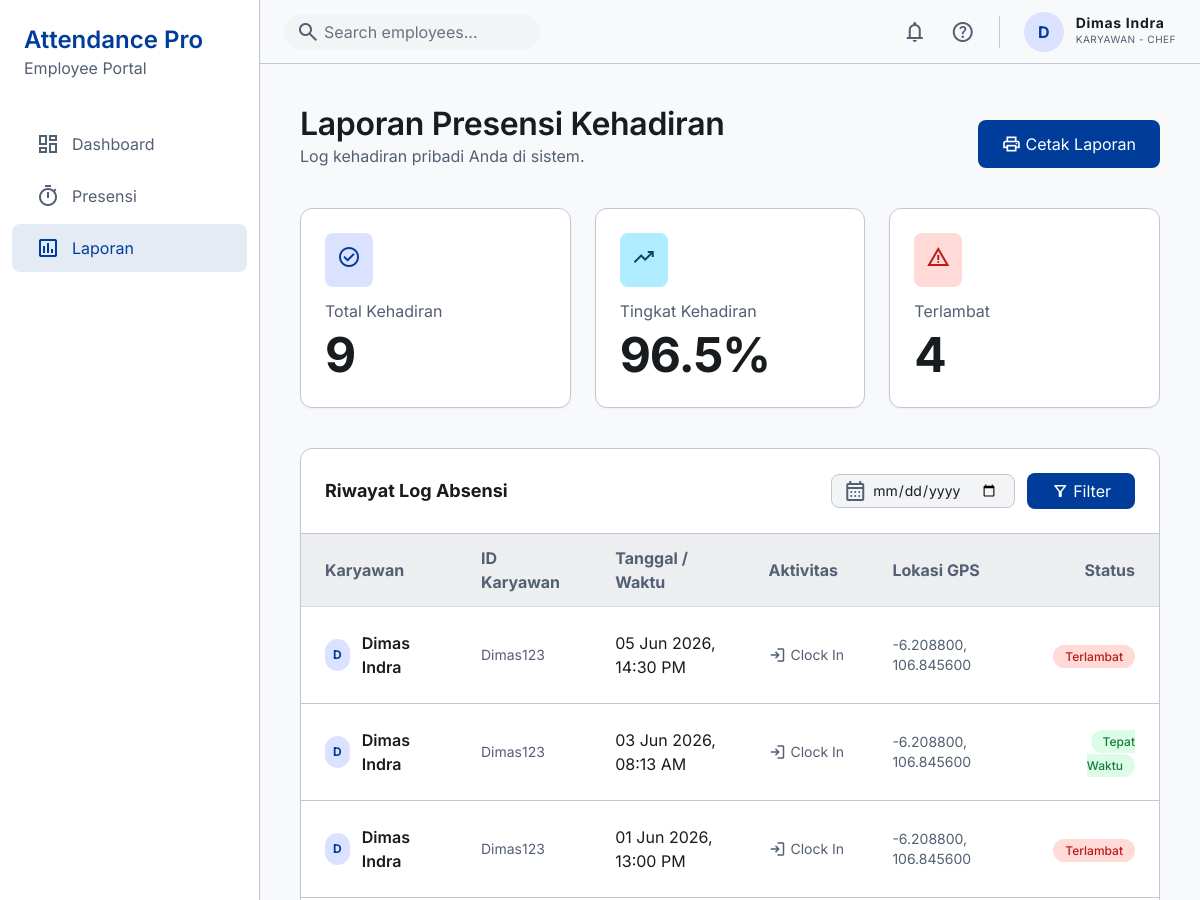
The page /laporan/ (signed in, upper part) on the database as committed earlier.
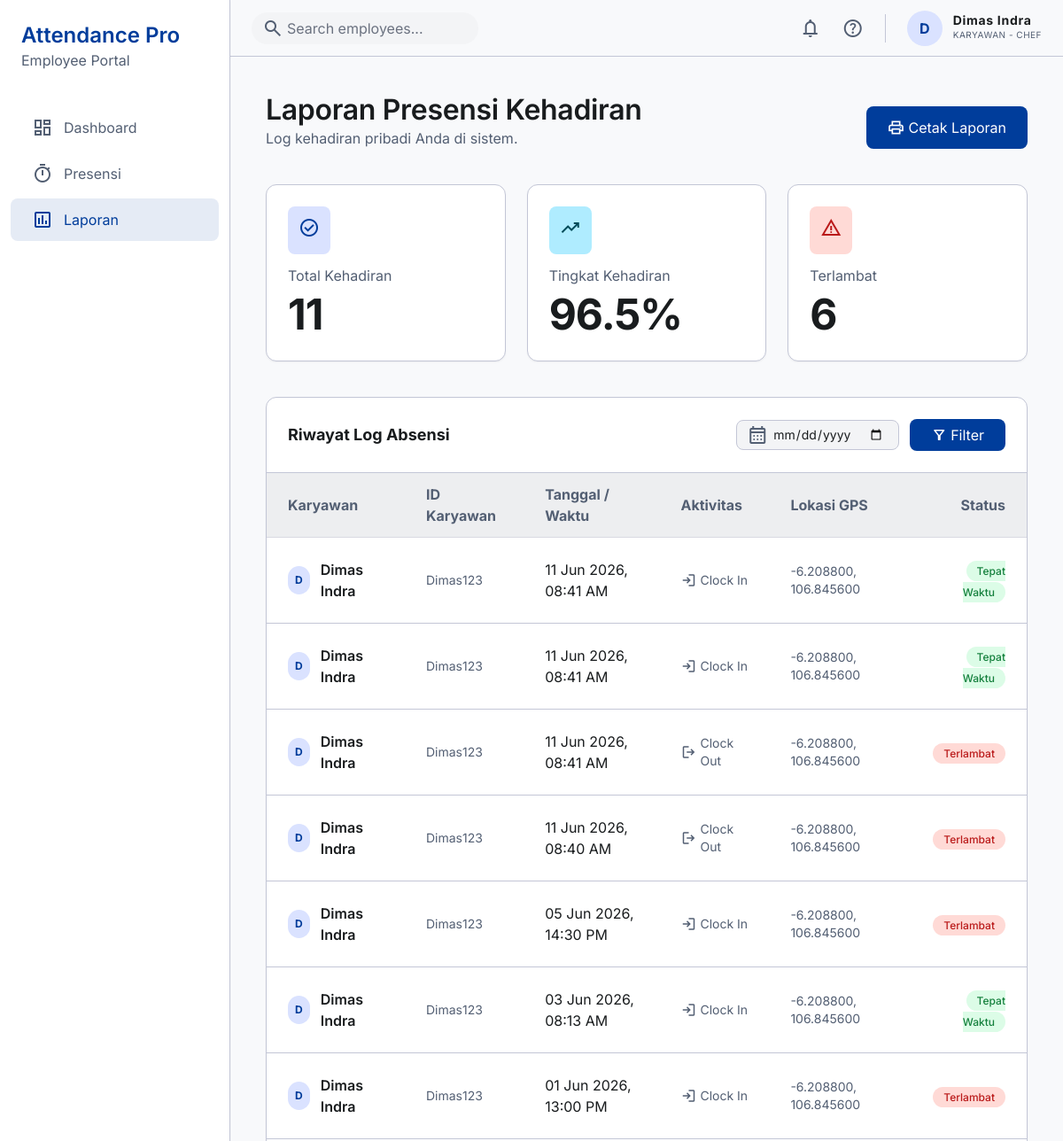
The same page on the database as committed later.
### presensi/models.py (models this page shows, shortened)
class Attendance(models.Model):
    STATUS_CHOICES = (
        ('on_time', 'On Time'),
        ('late', 'Late'),
    )
    TYPE_CHOICES = (
        ('in', 'Clock In'),
        ('out', 'Clock Out'),
    )
    employee = models.ForeignKey(Employee, on_delete=models.CASCADE, related_name='attendances')
    timestamp = models.DateTimeField(auto_now_add=True)
    type = models.CharField(max_length=10, choices=TYPE_CHOICES, default='in')
    latitude = models.DecimalField(max_digits=9, decimal_places=6)
    longitude = models.DecimalField(max_digits=9, decimal_places=6)
    status = models.CharField(max_length=20, choices=STATUS_CHOICES)

class Employee(models.Model):
    user = models.OneToOneField(User, on_delete=models.CASCADE, related_name='employee_profile', null=True, blank=True)
    employee_id = models.CharField(max_length=50, unique=True)
    fullname = models.CharField(max_length=150)
    division = models.CharField(max_length=100)
    position = models.CharField(max_length=100)
    profile_image = models.TextField(null=True, blank=True)

### presensi/views.py (the view)
# urls.py: path('laporan/', views.laporan, name='laporan'),
@login_required(login_url='login')
def laporan(request):
    from datetime import datetime
    if not is_hrd(request.user):
        if hasattr(request.user, 'employee_profile'):
            attendances = Attendance.objects.filter(employee=request.user.employee_profile)
        else:
            attendances = Attendance.objects.none()
    else:
        attendances = Attendance.objects.all()
    selected_date = request.GET.get('date', '')
    if selected_date:
        try:
            parsed_date = datetime.strptime(selected_date, '%Y-%m-%d').date()
            attendances = attendances.filter(timestamp__date=parsed_date)
        except ValueError:
            pass
    attendances = attendances.order_by('-timestamp')
    total_hadir = attendances.filter(type='in').count()
    terlambat = attendances.filter(status='late').count()
    attendance_rate = 96.5 if total_hadir else 0.0
    context = {
        'attendances': attendances,
        'total_hadir': total_hadir,
        'terlambat': terlambat,
        'attendance_rate': attendance_rate,
        'selected_date': selected_date,
    }
    return render(request, 'laporan/laporan.html', context)

### presensi/views.py (called while the page is built)
def is_hrd(user):
    return user.is_authenticated and (user.role == 'admin' or user.is_superuser)

### templates/laporan/laporan.html (shortened to what the changed rows need)
{% load static %}
<!DOCTYPE html>
<html class="light" lang="id"><head>
<script src="{% static 'js/tailwind.js' %}"></script>
<script id="tailwind-config">
        tailwind.config = {
            darkMode: "class",
            theme: {
                extend: {
                    "colors": {
                        "error": "#ba1a1a",
                        "tertiary": "#004b59",
                        "surface-dim": "#d9dadc",
                        "on-background": "#191c1e",
                        "on-tertiary-fixed": "#001f27",
                        "surface-bright": "#f8f9fb",
                        "secondary": "#535f73",
                        "surface-tint": "#0c56d0",
                        "primary-fixed": "#dae2ff",
                        "tertiary-fixed": "#afecff",
                        "surface-container-low": "#f3f4f6",
                        "outline": "#737685",
                        "primary": "#003d9b",
                        "on-primary": "#ffffff",
                        "primary-container": "#0052cc",
                        "tertiary-container": "#006477",
                        "surface-container-high": "#e7e8ea",
                        "on-primary-fixed": "#001848",
                        "inverse-on-surface": "#f0f1f3",
                        "on-surface-variant": "#434654",
                        "on-surface": "#191c1e",
                        "on-secondary-fixed": "#101c2d",
                        "surface-variant": "#e1e2e4",
                        "inverse-surface": "#2e3132",
                        "on-tertiary": "#ffffff",
                        "tertiary-fixed-dim": "#48d7f9",
                        "on-error-container": "#93000a",
                        "background": "#f8f9fb",
                        "surface-container-highest": "#e1e2e4",
                        "on-error": "#ffffff",
                        "inverse-primary": "#b2c5ff",
                        "surface-container-lowest": "#ffffff",
                        "primary-fixed-dim": "#b2c5ff",
                        "secondary-container": "#d4e0f8",
                        "on-secondary-fixed-variant": "#3b475b",
                        "secondary-fixed": "#d7e3fb",
                        "on-secondary": "#ffffff",
                        "on-primary-container": "#c4d2ff",
                        "on-tertiary-container": "#76e2ff",
                        "surface-container": "#edeef0",
                        "on-secondary-container": "#576377",
                        "error-container": "#ffdad6",
                        "outline-variant": "#c3c6d6",
                        "surface": "#f8f9fb",
                        "on-primary-fixed-variant": "#0040a2",
                        "secondary-fixed-dim": "#bbc7de",
                        "on-tertiary-fixed-variant": "#004e5d"
                    },
                    "borderRadius": {
                        "DEFAULT": "0.25rem",
                        "lg": "0.5rem",
                        "xl": "0.75rem",
                        "full": "9999px"
                    },
                    "spacing": {
                        "sidebar-width": "260px",
                        "gutter": "24px",
                        "xs": "4px",
                        "sm": "12px",
                        "lg": "40px",
                        "xl": "64px",
                        "container-max": "1440px",
                        "base": "8px",
                        "md": "24px"
                    },
                    "fontFamily": {
                        "label-md": ["Inter"],
                        "label-sm": ["Inter"],
                        "headline-md": ["Inter"],
                        "display-lg": ["Inter"],
                        "headline-lg": ["Inter"],
                        "body-lg": ["Inter"],
                        "body-md": ["Inter"],
                        "body-sm": ["Inter"]
                    },
                    "fontSize": {
                        "label-md": ["14px", {"lineHeight": "20px", "letterSpacing": "0.05em", "fontWeight": "500"}],
                        "label-sm": ["12px", {"lineHeight": "16px", "fontWeight": "600"}],
                        "headline-md": ["24px", {"lineHeight": "32px", "fontWeight": "600"}],
                        "display-lg": ["48px", {"lineHeight": "56px", "letterSpacing": "-0.02em", "fontWeight": "700"}],
                        "headline-lg": ["32px", {"lineHeight": "40px", "letterSpacing": "-0.01em", "fontWeight": "600"}],
                        "body-lg": ["18px", {"lineHeight": "28px", "fontWeight": "400"}],
                        "body-md": ["16px", {"lineHeight": "24px", "fontWeight": "400"}],
                        "body-sm": ["14px", {"lineHeight": "20px", "fontWeight": "400"}]
                    }
                },
            },
        }
    </script>
</head>
<body class="bg-background text-on-background">
{% include "components/sidebar.html" %}
<main class="ml-[260px] min-h-screen flex flex-col">
    <section class="mt-16 p-md lg:p-lg space-y-lg max-w-container-max mx-auto w-full">
        <div class="flex flex-col md:flex-row md:items-end justify-between gap-md">
            <div>
                <h2 class="font-headline-lg text-headline-lg text-on-surface">Laporan Presensi Kehadiran</h2>
            </div>
        </div>
        <div class="grid grid-cols-1 md:grid-cols-3 gap-md">
            <div class="bg-surface-container-lowest p-md rounded-xl border border-outline-variant shadow-sm relative overflow-hidden">
                <div class="flex justify-between items-start mb-sm">
                    <div class="p-sm bg-primary-fixed rounded-lg">
                    </div>
                </div>
                <p class="font-label-md text-secondary">Total Kehadiran</p>
                <h3 class="font-display-lg text-display-lg text-on-surface mt-xs">{{ total_hadir }}</h3>
            </div>
            <div class="bg-surface-container-lowest p-md rounded-xl border border-outline-variant shadow-sm relative overflow-hidden">
                <div class="flex justify-between items-start mb-sm">
                    <div class="p-sm bg-error-container rounded-lg">
                    </div>
                </div>
                <p class="font-label-md text-secondary">Terlambat</p>
                <h3 class="font-display-lg text-display-lg text-on-surface mt-xs">{{ terlambat }}</h3>
            </div>
        </div>
        <div class="bg-surface-container-lowest rounded-xl border border-outline-variant shadow-sm overflow-hidden">
            <div class="overflow-x-auto">
                <table class="w-full text-left">
                    <thead>
                        <tr class="bg-surface-container border-b border-outline-variant/50">
                            <th class="px-md py-sm font-label-md text-secondary">Karyawan</th>
                            <th class="px-md py-sm font-label-md text-secondary">ID Karyawan</th>
                            <th class="px-md py-sm font-label-md text-secondary">Tanggal / Waktu</th>
                            <th class="px-md py-sm font-label-md text-secondary">Aktivitas</th>
                            <th class="px-md py-sm font-label-md text-secondary">Lokasi GPS</th>
                            <th class="px-md py-sm font-label-md text-secondary text-right">Status</th>
                        </tr>
                    </thead>
                    <tbody class="divide-y divide-outline-variant">
                        {% for att in attendances %}
                        <tr class="hover:bg-surface-container transition-colors">
                            <td class="px-md py-md">
                                <div class="flex items-center gap-sm">
                                    <div class="w-8 h-8 rounded-full bg-primary-fixed flex items-center justify-center text-primary font-bold text-xs">
                                        {{ att.employee.fullname|make_list|first }}
                                    </div>
                                    <p class="font-body-md text-on-surface font-semibold">{{ att.employee.fullname }}</p>
                                </div>
                            </td>
                            <td class="px-md py-md text-body-sm text-secondary">{{ att.employee.employee_id }}</td>
                            <td class="px-md py-md font-body-sm text-on-surface">{{ att.timestamp|date:"d M Y, H:i A" }}</td>
                            <td class="px-md py-md">
                                <span class="flex items-center gap-xs text-body-sm text-secondary">
                                    <span class="material-symbols-outlined text-[18px]">{% if att.type == 'in' %}login{% else %}logout{% endif %}</span>
                                    {{ att.get_type_display }}
                                </span>
                            </td>
                            <td class="px-md py-md text-body-sm text-secondary">{{ att.latitude }}, {{ att.longitude }}</td>
                            <td class="px-md py-md text-right">
                                {% if att.status == 'on_time' %}
                                <span class="px-3 py-1 rounded-full bg-green-100 text-green-700 text-label-sm font-medium">Tepat Waktu</span>
                                {% else %}
                                <span class="px-3 py-1 rounded-full bg-error-container text-error text-label-sm font-medium">Terlambat</span>
                                {% endif %}
                            </td>
                        </tr>
                        {% empty %}
                        <tr><td colspan="6" class="text-center py-md text-secondary">Belum ada riwayat kehadiran di sistem.</td></tr>
                        {% endfor %}
                    </tbody>
                </table>
            </div>
        </div>
    </section>
</main>
</body>
</html>

Rows that differ between the two databases and show on the page:
added Attendance: employee.fullname|make_list "D", employee.fullname "Dimas Indra", employee.employee_id "Dimas123", timestamp "11 Jun 2026, 08:41 AM", type "Clock In", latitude "-6.208800", longitude "106.845600", status "Tepat Waktu"
added Attendance: employee.fullname|make_list "D", employee.fullname "Dimas Indra", employee.employee_id "Dimas123", timestamp "11 Jun 2026, 08:41 AM", type "Clock In", latitude "-6.208800", longitude "106.845600", status "Tepat Waktu"
added Attendance: employee.fullname|make_list "D", employee.fullname "Dimas Indra", employee.employee_id "Dimas123", timestamp "11 Jun 2026, 08:41 AM", type "Clock Out", latitude "-6.208800", longitude "106.845600", status "Terlambat"
added Attendance: employee.fullname|make_list "D", employee.fullname "Dimas Indra", employee.employee_id "Dimas123", timestamp "11 Jun 2026, 08:40 AM", type "Clock Out", latitude "-6.208800", longitude "106.845600", status "Terlambat"
Other text that changed with them:
{{ total_hadir }}: "9" → "11"
{{ terlambat }}: "4" → "6"
